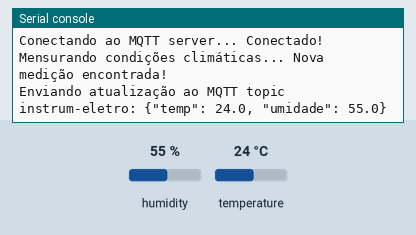
This program was run on a simulated ESP32 board running MicroPython. Shown: the last lines printed to the serial console. The inputs (shaded band) are chosen by the test bench; at power-on: humidity 55 %, temperature 24 °C. WiFi joins after 1.5 s; no MQTT or app messages arrive unless stated.

Above: at 2.8 s.
2.9 s: humidity set to 22 %
At 6.7 s:
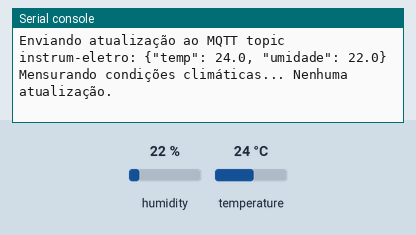
7.2 s: temperature set to 12 °C
At 9.1 s:
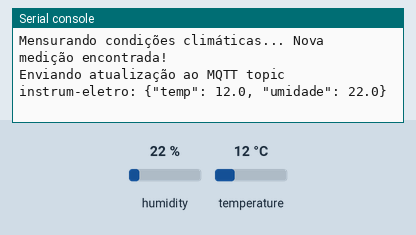
9.9 s: humidity set to 40 %
At 9.9 s:
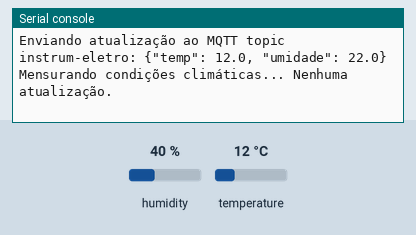
Timing chart, 0 to 12.9 s (numbered marks = the images above; inputs shaded):
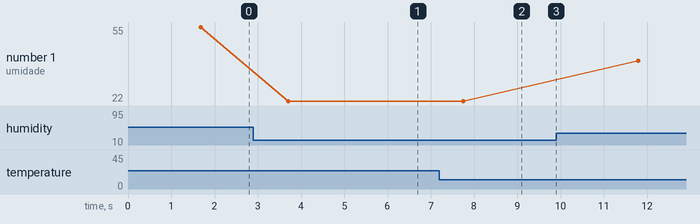

Measured:
- after the input at 2.9 s, the serial console: prints a new line after 0.80 s (image 1)
- after the input at 7.2 s, the serial console: prints a new line after 0.55 s (image 2)
- plotted number 1: 55 → 22 after the input at 2.9 s, 22 → 40 after the input at 9.9 s

The program:

main.py
```python
#CÓDIGO ESP32

import network       # Importa o módulo para configurar e gerenciar conexões de rede
import time          # Importa o módulo para funções relacionadas ao tempo (pausas, contagem, etc.)
from machine import Pin # Importa o módulo para controle dos pinos GPIO
import dht           # Importa o módulo para sensores DHT
import ujson         # Importa o módulo para manipulação de JSON
from umqtt.simple import MQTTClient  # Importa o módulo para comunicação MQTT

# Parametros do MQTT Server
MQTT_CLIENT_ID = "instrum-eletro-micropy"  # Identificador do cliente MQTT
MQTT_BROKER    = "test.mosquitto.org"  # Endereço do broker MQTT
MQTT_USER      = ""   # Usuário MQTT (vazio, sem autenticação)
MQTT_PASSWORD  = ""   # Senha MQTT (vazio, sem autenticação)
MQTT_TOPIC     = "instrum-eletro"  # Tópico MQTT para publicação


# Configuração do pino do DHT22
dht_pin = Pin(18)  # Use o pino GPIO onde o DHT22 está conectado
sensor = dht.DHT22(dht_pin)

# Conexão WIFI
print("Conectando ao Wifi", end="")
sta_if = network.WLAN(network.STA_IF)  # Cria uma interface de rede no modo estação
sta_if.active(True)  # Ativa a interface de rede
sta_if.connect("sua rede", "sua senha")  # Conecta à rede WiFi com SSID da sua rede e senha
while not sta_if.isconnected():
  print(".", end="")
  time.sleep(0.1)  # Espera até a conexão ser estabelecida
print(" Conectado!")

# Conexão ao servidor MQTT
print("Conectando ao MQTT server... ", end="")
client = MQTTClient(MQTT_CLIENT_ID, MQTT_BROKER, user=MQTT_USER, password=MQTT_PASSWORD)  # Cria um cliente MQTT
conectado = False
try:
  client.connect()  # Tenta conectar ao broker MQTT
  conectado = True
  print("Conectado!")
except Exception as e:
  print(f"Failed to connect to MQTT broker: {e}")  # Lida com falhas de conexão
  # Handle the exception or retry connection

if conectado:
  clima_anterior = ""  # Armazena a última medição de clima
  while True:
    print("Mensurando condições climáticas...", end="")
    sensor.measure()  # Mede temperatura e umidade
    message = ujson.dumps({
      "temp": sensor.temperature(),  # Obtém a temperatura medida
      "umidade": sensor.humidity(),   # Obtém a umidade medida
    })
    if message != clima_anterior:
      print(" Nova medição encontrada!")
      print(f"Enviando atualização ao MQTT topic {MQTT_TOPIC}: {message}")
      client.publish(MQTT_TOPIC,  message)  # Publica a nova medição no tópico MQTT
      clima_anterior = message  # Atualiza a última medição
    else:
      print(" Nenhuma atualização.")
    time.sleep(2)  # Espera 2 segundo antes de medir novamente
else:
  print("Não foi possível estabelecer conexão ao MQTT. Tente novamente.")  # Mensagem de erro se a conexão MQTT falhar
```
